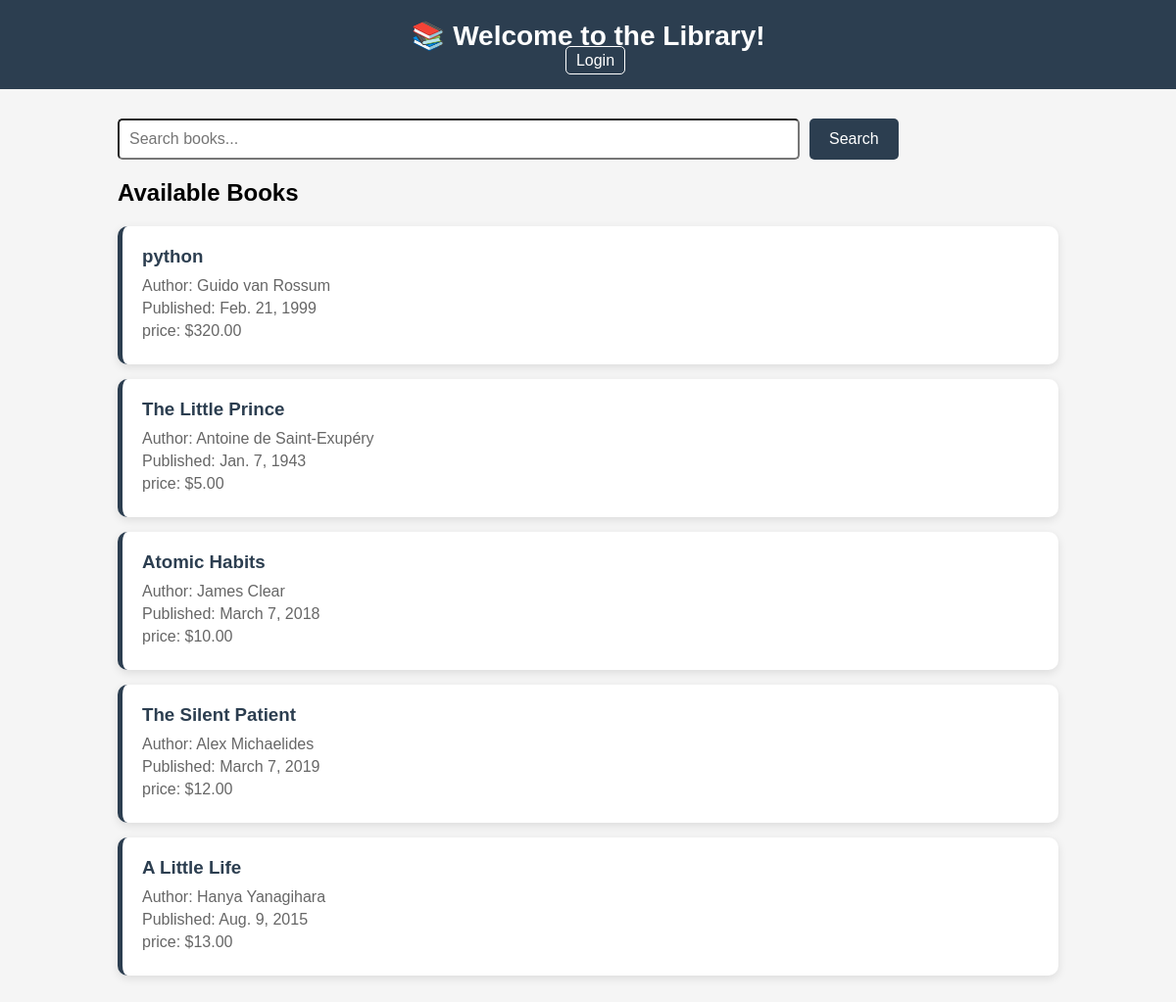
The app's page /, older data.
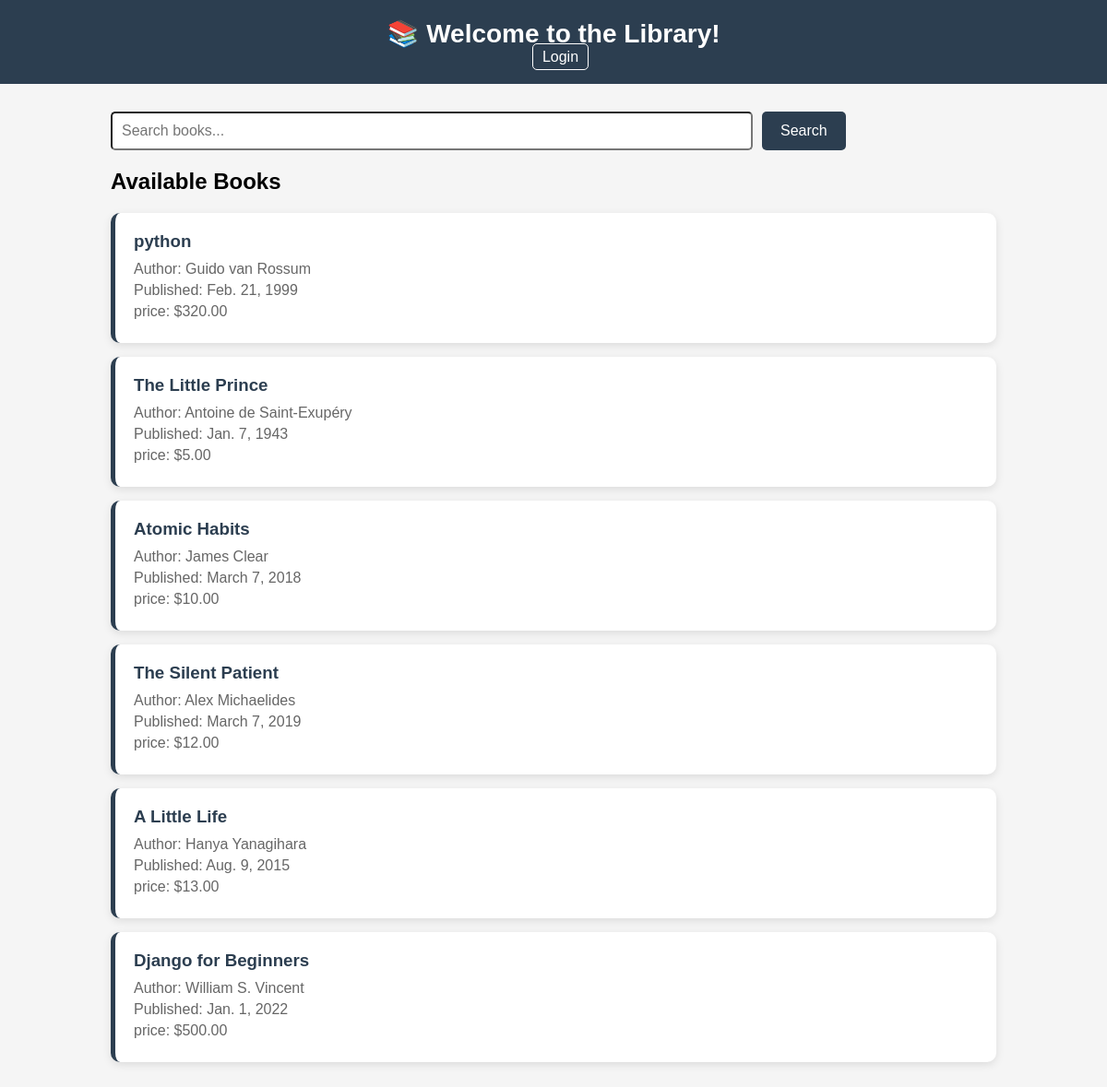
The same page, newer data.
### library/models.py (models this page shows, shortened)
class Book(models.Model):
    title = models.CharField(max_length=200)
    author = models.CharField(max_length=100)
    published_date = models.DateField()
    price = models.DecimalField(max_digits=6, decimal_places=2)

### library/views.py (the view)
# urls.py: path('', views.home, name='home'),
def home(request):
    search = request.GET.get('search', '')
    if search:
        books = Book.objects.filter(title__icontains=search)
    else:
        books = Book.objects.all()
    context = {
        'name': 'Abbas zaidi',
        'books': books
    }
    return render(request, 'home.html',context)

### library/templates/home.html (shortened to what this page needs)
<!DOCTYPE html>
<html lang="en">
<head>
    {% load static %}
    <link rel="stylesheet" href="{% static 'style.css' %}">
</head>
<body>
   <nav>
    <h1>📚 Welcome to the Library!</h1>
    {% if user.is_authenticated %}
    <span>Hello, {{ user.username }}! </span>
    <a href="/accounts/logout/">Logout</a>
    {% else %}
    <a href="/accounts/login/">Login</a>
    {% endif %}
   </nav>
   <div class ="container">
       <form method="GET" class="search-form">
        <input type="text" name="search"
            placeholder ="Search books..."
            value="{{ search }}">
        <button type="submit">Search</button>
       </form>
    <h2>Available Books</h2>
    {% for book in books %}
    <div class ="book-card">
        <h3>{{ book.title }}</h3>
        <p>Author: {{ book.author }}</p>
        <p>Published: {{ book.published_date }}</p>
        <p>price: ${{ book.price }}</p>
    </div>
    {% endfor %}
</body>
</html>

### library/static/style.css (style rules this page uses)
body { background-color: #f5f5f5; font-family: Arial; margin:0; padding:0; }
nav { background-color: #2c3e50; padding: 20px; text-align: center; }
nav h1 { color: white; margin: 0; font-size: 28px; }
.container { width: 80%; margin: 30px auto; }
.container p { color: #555; font-size: 16px; }
.book-card { background-color: white; border-radius: 10px; padding: 20px; margin: 15px 0; box-shadow: 0 3px 10px rgba(0, 0, 0, 0.1); border-left: 5px solid #2c3e50; }
.book-card h3 { color:#2c3e50; margin: 0 0 10px 0; }
.book-card p { color: #666; margin: 5px 0; }
.search-form { margin : 20px 0; display: flex; gap: 10px; }
.search-form input { padding: 10px; width: 70%; border: 2px soloid #2c3e50; border-radius: 5px; font-size: 16px; outline: none; }
.search-form button { padding: 10px 20px; background-color: #2c3e50; color: white; border: none; border-radius: 5px; font-size: 16px; cursor: pointer; }
nav a { color: white; text-decoration: none; margin-left:15px; padding: 5px 10px; border: 1px solid white; border-radius: 5px; }
button { padding: 10px 20px; background-color: #2c3e50; color: white; border: none; border-radius: 5px; font-size: 16px; cursor: pointer; }

Row changes from the older to the newer data that the page shows:
added Book: title "Django for Beginners", author "William S. Vincent", published_date "Jan. 1, 2022", price "500.00"
